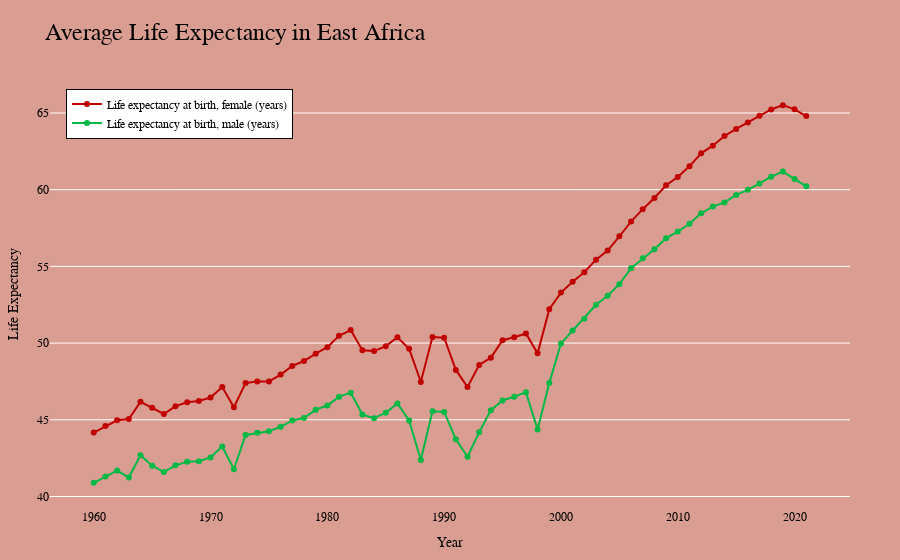

This figure's notebook cell:
### Code cell
# Extract the required columns
columns = ['Year','Life expectancy at birth, female (years)', 'Life expectancy at birth, male (years)']
df_selected = df[columns]
# Group the data by year and calculate the mean values
df_grouped = df_selected.groupby('Year').mean().round(2).reset_index()

df_grouped

create_line_chart(df_grouped,'Average Life Expectancy in East Africa',columns[1:])

### Figure 1 — Plotly figure (JSON) as saved in the notebook; plotly's stock layout.template omitted (floating-point values rounded to 4 significant figures)
{"data": [{"line": {"color": "#C10000", "width": 2}, "mode": "lines+markers", "name": "Life expectancy at birth, female (years)", "type": "scatter", "x": [1960, 1961, 1962, 1963, 1964, 1965, 1966, 1967, 1968, 1969, 1970, 1971, 1972, 1973, 1974, 1975, 1976, 1977, 1978, 1979, 1980, 1981, 1982, 1983, 1984, 1985, 1986, 1987, 1988, 1989, 1990, 1991, 1992, 1993, 1994, 1995, 1996, 1997, 1998, 1999, 2000, 2001, 2002, 2003, 2004, 2005, 2006, 2007, 2008, 2009, 2010, 2011, 2012, 2013, 2014, 2015, 2016, 2017, 2018, 2019, 2020, 2021], "y": [44.17, 44.59, 44.97, 45.05, 46.17, 45.78, 45.38, 45.89, 46.14, 46.23, 46.45, 47.13, 45.82, 47.4, 47.5, 47.5, 47.95, 48.51, 48.83, 49.31, 49.73, 50.48, 50.85, 49.53, 49.48, 49.8, 50.38, 49.63, 47.47, 50.4, 50.35, 48.25, 47.14, 48.58, 49.05, 50.19, 50.38, 50.63, 49.33, 52.21, 53.29, 54, 54.62, 55.44, 56.03, 56.96, 57.92, 58.73, 59.46, 60.29, 60.83, 61.52, 62.37, 62.87, 63.5, 63.96, 64.38, 64.82, 65.23, 65.51, 65.24, 64.8]}, {"line": {"color": "#00B945", "width": 2}, "mode": "lines+markers", "name": "Life expectancy at birth, male (years)", "type": "scatter", "x": [1960, 1961, 1962, 1963, 1964, 1965, 1966, 1967, 1968, 1969, 1970, 1971, 1972, 1973, 1974, 1975, 1976, 1977, 1978, 1979, 1980, 1981, 1982, 1983, 1984, 1985, 1986, 1987, 1988, 1989, 1990, 1991, 1992, 1993, 1994, 1995, 1996, 1997, 1998, 1999, 2000, 2001, 2002, 2003, 2004, 2005, 2006, 2007, 2008, 2009, 2010, 2011, 2012, 2013, 2014, 2015, 2016, 2017, 2018, 2019, 2020, 2021], "y": [40.89, 41.31, 41.69, 41.24, 42.69, 42.01, 41.59, 42.03, 42.27, 42.3, 42.55, 43.26, 41.78, 44.01, 44.15, 44.25, 44.54, 44.96, 45.12, 45.66, 45.93, 46.51, 46.77, 45.34, 45.1, 45.46, 46.07, 44.96, 42.38, 45.56, 45.51, 43.73, 42.59, 44.19, 45.63, 46.26, 46.51, 46.79, 44.37, 47.4, 49.98, 50.82, 51.59, 52.5, 53.09, 53.84, 54.88, 55.53, 56.12, 56.84, 57.27, 57.78, 58.46, 58.9, 59.17, 59.66, 59.99, 60.41, 60.85, 61.18, 60.7, 60.22]}], "layout": {"font": {"color": "black", "family": "Poppins", "size": 12}, "legend": {"bgcolor": "#ffffff", "bordercolor": "#000000", "borderwidth": 1, "font": {"size": 12}, "itemclick": "toggle", "itemdoubleclick": "toggleothers", "tracegroupgap": 10, "traceorder": "normal", "x": 0.02, "xanchor": "left", "y": 0.98, "yanchor": "top"}, "margin": {"b": 50, "l": 50, "r": 50, "t": 80}, "paper_bgcolor": "#D99E91", "plot_bgcolor": "#D99E91", "title": {"font": {"color": "#000000", "size": 24}, "text": "Average Life Expectancy in East Africa"}, "xaxis": {"showgrid": false, "title": {"text": "Year"}}, "yaxis": {"showgrid": true, "title": {"text": "Life Expectancy"}}}}
